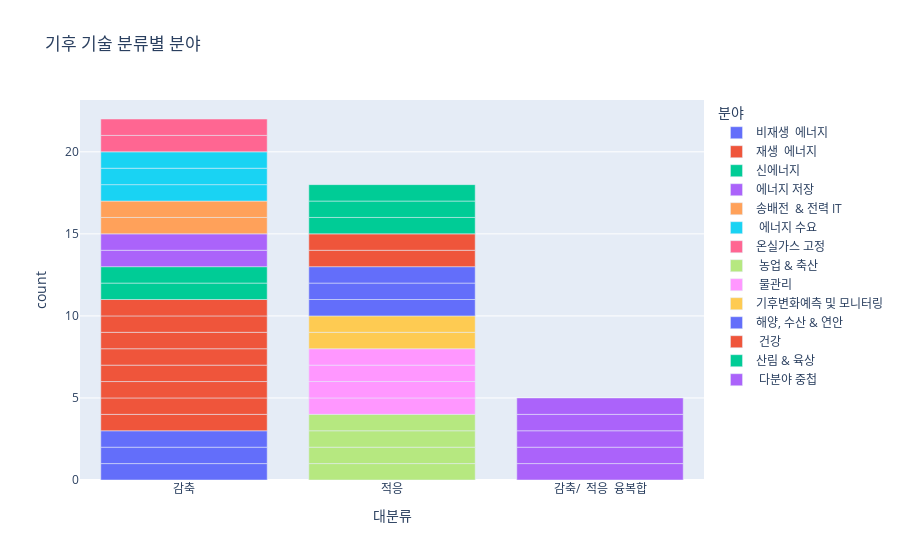

Source (notebook cell):
### Code cell
px.bar(sys_type, x="대분류", color="분야", title="기후 기술 분류별 분야")

### Figure 1 — Plotly figure (JSON) as saved in the notebook; plotly's stock layout.template omitted (floating-point values rounded to 4 significant figures)
{"data": [{"alignmentgroup": "True", "hovertemplate": "분야=비재생  에너지<br>대분류=%{x}<br>count=%{y}<extra></extra>", "legendgroup": "비재생  에너지", "marker": {"color": "#636efa", "pattern": {"shape": ""}}, "name": "비재생  에너지", "offsetgroup": "비재생  에너지", "orientation": "v", "showlegend": true, "textposition": "auto", "type": "bar", "x": ["감축", "감축", "감축"], "xaxis": "x", "y": [1, 1, 1], "yaxis": "y"}, {"alignmentgroup": "True", "hovertemplate": "분야=재생  에너지<br>대분류=%{x}<br>count=%{y}<extra></extra>", "legendgroup": "재생  에너지", "marker": {"color": "#EF553B", "pattern": {"shape": ""}}, "name": "재생  에너지", "offsetgroup": "재생  에너지", "orientation": "v", "showlegend": true, "textposition": "auto", "type": "bar", "x": ["감축", "감축", "감축", "감축", "감축", "감축", "감축", "감축"], "xaxis": "x", "y": [1, 1, 1, 1, 1, 1, 1, 1], "yaxis": "y"}, {"alignmentgroup": "True", "hovertemplate": "분야=신에너지<br>대분류=%{x}<br>count=%{y}<extra></extra>", "legendgroup": "신에너지", "marker": {"color": "#00cc96", "pattern": {"shape": ""}}, "name": "신에너지", "offsetgroup": "신에너지", "orientation": "v", "showlegend": true, "textposition": "auto", "type": "bar", "x": ["감축", "감축"], "xaxis": "x", "y": [1, 1], "yaxis": "y"}, {"alignmentgroup": "True", "hovertemplate": "분야=에너지 저장<br>대분류=%{x}<br>count=%{y}<extra></extra>", "legendgroup": "에너지 저장", "marker": {"color": "#ab63fa", "pattern": {"shape": ""}}, "name": "에너지 저장", "offsetgroup": "에너지 저장", "orientation": "v", "showlegend": true, "textposition": "auto", "type": "bar", "x": ["감축", "감축"], "xaxis": "x", "y": [1, 1], "yaxis": "y"}, {"alignmentgroup": "True", "hovertemplate": "분야=송배전  & 전력 IT<br>대분류=%{x}<br>count=%{y}<extra></extra>", "legendgroup": "송배전  & 전력 IT", "marker": {"color": "#FFA15A", "pattern": {"shape": ""}}, "name": "송배전  & 전력 IT", "offsetgroup": "송배전  & 전력 IT", "orientation": "v", "showlegend": true, "textposition": "auto", "type": "bar", "x": ["감축", "감축"], "xaxis": "x", "y": [1, 1], "yaxis": "y"}, {"alignmentgroup": "True", "hovertemplate": "분야= 에너지 수요<br>대분류=%{x}<br>count=%{y}<extra></extra>", "legendgroup": " 에너지 수요", "marker": {"color": "#19d3f3", "pattern": {"shape": ""}}, "name": " 에너지 수요", "offsetgroup": " 에너지 수요", "orientation": "v", "showlegend": true, "textposition": "auto", "type": "bar", "x": ["감축", "감축", "감축"], "xaxis": "x", "y": [1, 1, 1], "yaxis": "y"}, {"alignmentgroup": "True", "hovertemplate": "분야=온실가스 고정<br>대분류=%{x}<br>count=%{y}<extra></extra>", "legendgroup": "온실가스 고정", "marker": {"color": "#FF6692", "pattern": {"shape": ""}}, "name": "온실가스 고정", "offsetgroup": "온실가스 고정", "orientation": "v", "showlegend": true, "textposition": "auto", "type": "bar", "x": ["감축", "감축"], "xaxis": "x", "y": [1, 1], "yaxis": "y"}, {"alignmentgroup": "True", "hovertemplate": "분야= 농업 & 축산<br>대분류=%{x}<br>count=%{y}<extra></extra>", "legendgroup": " 농업 & 축산", "marker": {"color": "#B6E880", "pattern": {"shape": ""}}, "name": " 농업 & 축산", "offsetgroup": " 농업 & 축산", "orientation": "v", "showlegend": true, "textposition": "auto", "type": "bar", "x": ["적응", "적응", "적응", "적응"], "xaxis": "x", "y": [1, 1, 1, 1], "yaxis": "y"}, {"alignmentgroup": "True", "hovertemplate": "분야= 물관리<br>대분류=%{x}<br>count=%{y}<extra></extra>", "legendgroup": " 물관리", "marker": {"color": "#FF97FF", "pattern": {"shape": ""}}, "name": " 물관리", "offsetgroup": " 물관리", "orientation": "v", "showlegend": true, "textposition": "auto", "type": "bar", "x": ["적응", "적응", "적응", "적응"], "xaxis": "x", "y": [1, 1, 1, 1], "yaxis": "y"}, {"alignmentgroup": "True", "hovertemplate": "분야=기후변화예측 및 모니터링<br>대분류=%{x}<br>count=%{y}<extra></extra>", "legendgroup": "기후변화예측 및 모니터링", "marker": {"color": "#FECB52", "pattern": {"shape": ""}}, "name": "기후변화예측 및 모니터링", "offsetgroup": "기후변화예측 및 모니터링", "orientation": "v", "showlegend": true, "textposition": "auto", "type": "bar", "x": ["적응", "적응"], "xaxis": "x", "y": [1, 1], "yaxis": "y"}, {"alignmentgroup": "True", "hovertemplate": "분야=해양, 수산 & 연안<br>대분류=%{x}<br>count=%{y}<extra></extra>", "legendgroup": "해양, 수산 & 연안", "marker": {"color": "#636efa", "pattern": {"shape": ""}}, "name": "해양, 수산 & 연안", "offsetgroup": "해양, 수산 & 연안", "orientation": "v", "showlegend": true, "textposition": "auto", "type": "bar", "x": ["적응", "적응", "적응"], "xaxis": "x", "y": [1, 1, 1], "yaxis": "y"}, {"alignmentgroup": "True", "hovertemplate": "분야= 건강<br>대분류=%{x}<br>count=%{y}<extra></extra>", "legendgroup": " 건강", "marker": {"color": "#EF553B", "pattern": {"shape": ""}}, "name": " 건강", "offsetgroup": " 건강", "orientation": "v", "showlegend": true, "textposition": "auto", "type": "bar", "x": ["적응", "적응"], "xaxis": "x", "y": [1, 1], "yaxis": "y"}, {"alignmentgroup": "True", "hovertemplate": "분야=산림 & 육상<br>대분류=%{x}<br>count=%{y}<extra></extra>", "legendgroup": "산림 & 육상", "marker": {"color": "#00cc96", "pattern": {"shape": ""}}, "name": "산림 & 육상", "offsetgroup": "산림 & 육상", "orientation": "v", "showlegend": true, "textposition": "auto", "type": "bar", "x": ["적응", "적응", "적응"], "xaxis": "x", "y": [1, 1, 1], "yaxis": "y"}, {"alignmentgroup": "True", "hovertemplate": "분야= 다분야 중첩<br>대분류=%{x}<br>count=%{y}<extra></extra>", "legendgroup": " 다분야 중첩", "marker": {"color": "#ab63fa", "pattern": {"shape": ""}}, "name": " 다분야 중첩", "offsetgroup": " 다분야 중첩", "orientation": "v", "showlegend": true, "textposition": "auto", "type": "bar", "x": ["감축/  적응  융복합", "감축/  적응  융복합", "감축/  적응  융복합", "감축/  적응  융복합", "감축/  적응  융복합"], "xaxis": "x", "y": [1, 1, 1, 1, 1], "yaxis": "y"}], "layout": {"barmode": "relative", "legend": {"title": {"text": "분야"}, "tracegroupgap": 0}, "title": {"text": "기후 기술 분류별 분야"}, "xaxis": {"anchor": "y", "domain": [0, 1], "title": {"text": "대분류"}}, "yaxis": {"anchor": "x", "domain": [0, 1], "title": {"text": "count"}}}}
